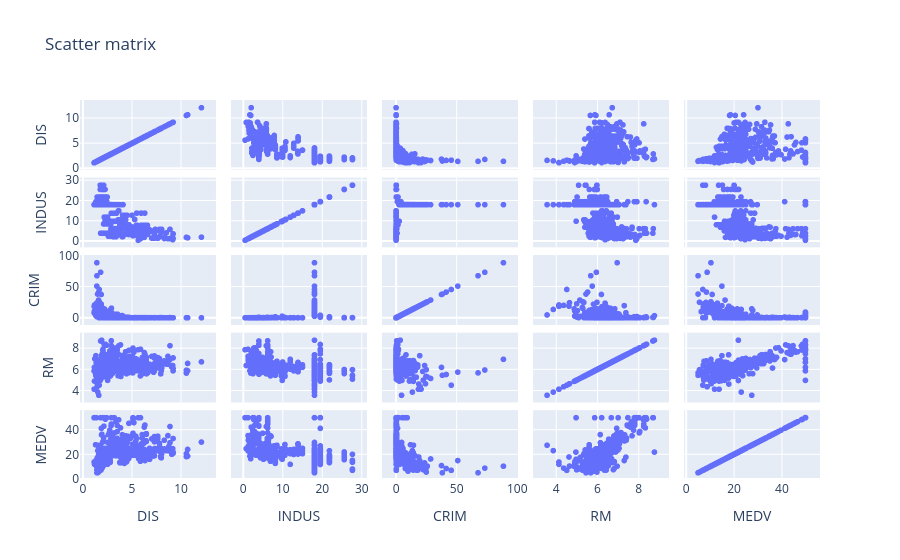

This figure's notebook cell:
### Code cell
import plotly.express as px
cols = ['DIS','INDUS','CRIM', 'RM', 'MEDV']
data=df[cols]
fig = px.scatter_matrix(data,
    title="Scatter matrix ")
fig.show()

### Figure 1 — Plotly figure (JSON) as saved in the notebook; plotly's stock layout.template omitted (floating-point values rounded to 4 significant figures; data arrays with more than 128 entries replaced by an {"elided": "..."} marker saying what was removed)
{"data": [{"dimensions": [{"axis": {"matches": true}, "label": "DIS", "values": {"elided": "506 float values"}}, {"axis": {"matches": true}, "label": "INDUS", "values": {"elided": "506 float values"}}, {"axis": {"matches": true}, "label": "CRIM", "values": {"elided": "506 float values"}}, {"axis": {"matches": true}, "label": "RM", "values": {"elided": "506 float values"}}, {"axis": {"matches": true}, "label": "MEDV", "values": {"elided": "506 float values"}}], "hovertemplate": "%{xaxis.title.text}=%{x}<br>%{yaxis.title.text}=%{y}<extra></extra>", "legendgroup": "", "marker": {"color": "#636efa", "symbol": "circle"}, "name": "", "showlegend": false, "type": "splom"}], "layout": {"dragmode": "select", "legend": {"tracegroupgap": 0}, "title": {"text": "Scatter matrix "}}}
